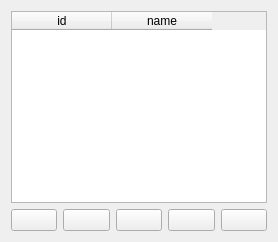
                <widget class="QWidget" name="page_data_base_seat">
                 <layout class="QGridLayout" name="gridLayout_66">
                  <item row="0" column="0">
                   <widget class="QTableWidget" name="table_seat">
                    <column>
                     <property name="text">
                      <string>id</string>
                     </property>
                    </column>
                    <column>
                     <property name="text">
                      <string>name</string>
                     </property>
                    </column>
                   </widget>
                  </item>
                  <item row="1" column="0">
                   <layout class="QHBoxLayout" name="horizontalLayout_31">
                    <item>
                     <widget class="QPushButton" name="btn_back_seat">
                      <property name="text">
                       <string/>
                      </property>
                      <property name="icon">
                       <iconset resource="../resources/res.qrc">
                        <normaloff>:/icon/icons/arrow-small-left.png</normaloff>:/icon/icons/arrow-small-left.png</iconset>
                      </property>
                      <property name="iconSize">
                       <size>
                        <width>30</width>
                        <height>50</height>
                       </size>
                      </property>
                      <property name="checkable">
                       <bool>true</bool>
                      </property>
                     </widget>
                    </item>
                    <item>
                     <widget class="QPushButton" name="btn_search_seat">
                      <property name="text">
                       <string/>
                      </property>
                      <property name="icon">
                       <iconset resource="../resources/res.qrc">
                        <normaloff>:/icon/icons/search.png</normaloff>:/icon/icons/search.png</iconset>
                      </property>
                      <property name="iconSize">
                       <size>
                        <width>30</width>
                        <height>50</height>
                       </size>
                      </property>
                     </widget>
                    </item>
                    <item>
                     <widget class="QPushButton" name="btn_edit_seat">
                      <property name="text">
                       <string/>
                      </property>
                      <property name="icon">
                       <iconset resource="../resources/res.qrc">
                        <normaloff>:/icon/icons/pencil.png</normaloff>:/icon/icons/pencil.png</iconset>
                      </property>
                      <property name="iconSize">
                       <size>
                        <width>30</width>
                        <height>50</height>
                       </size>
                      </property>
                     </widget>
                    </item>
                    <item>
                     <widget class="QPushButton" name="btn_insert_seat">
                      <property name="text">
                       <string/>
                      </property>
                      <property name="icon">
                       <iconset resource="../resources/res.qrc">
                        <normaloff>:/icon/icons/icons8-plus-24 (2).png</normaloff>:/icon/icons/icons8-plus-24 (2).png</iconset>
                      </property>
                      <property name="iconSize">
                       <size>
                        <width>50</width>
                        <height>50</height>
                       </size>
                      </property>
                     </widget>
                    </item>
                    <item>
                     <widget class="QPushButton" name="btn_delete_seat">
                      <property name="text">
                       <string/>
                      </property>
                      <property name="icon">
                       <iconset resource="../resources/res.qrc">
                        <normaloff>:/icon/icons/icons8-trash-50 (1).png</normaloff>:/icon/icons/icons8-trash-50 (1).png</iconset>
                      </property>
                      <property name="iconSize">
                       <size>
                        <width>30</width>
                        <height>50</height>
                       </size>
                      </property>
                     </widget>
                    </item>
                   </layout>
                  </item>
                 </layout>
                </widget>
